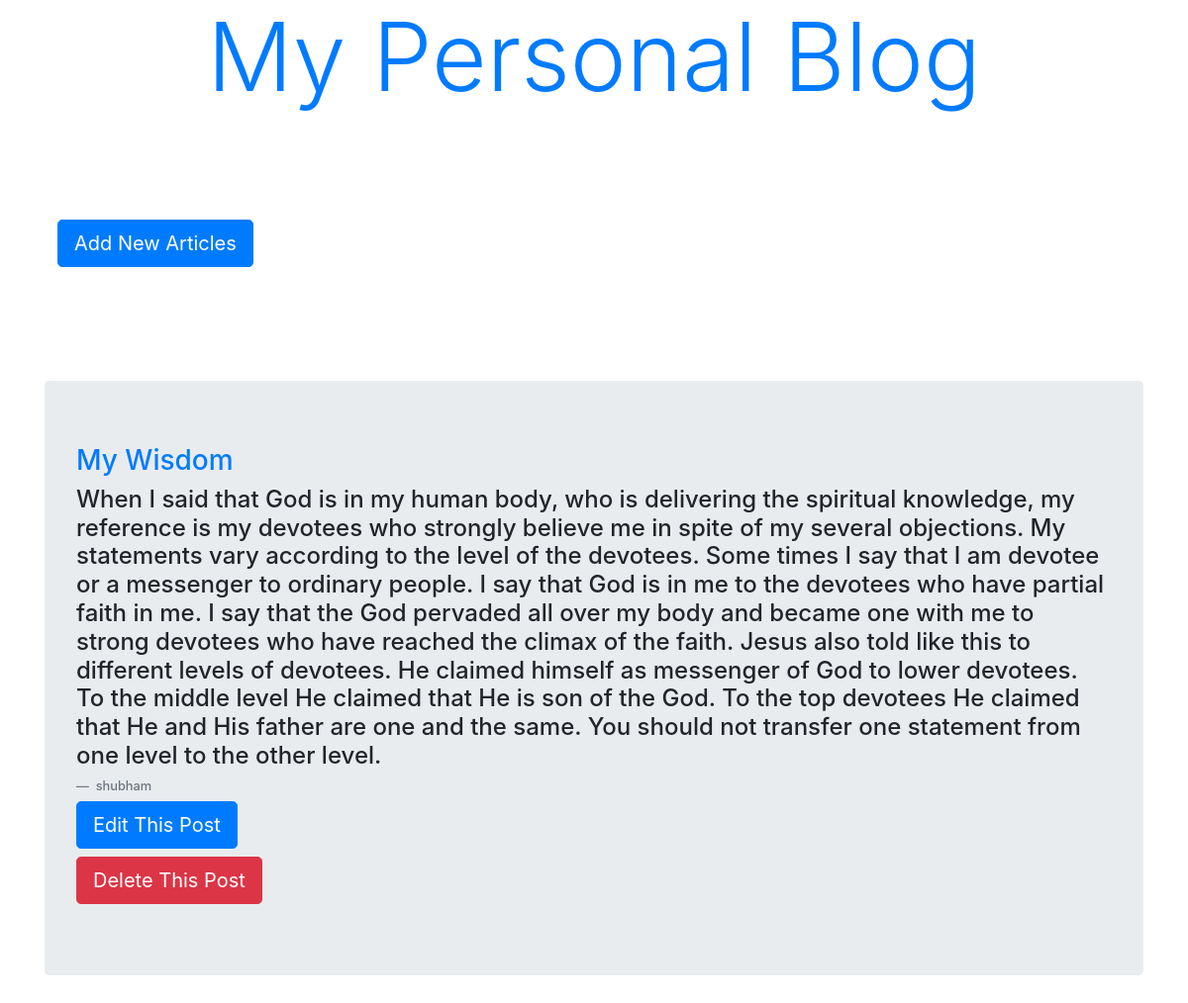
Screenshot of /article5 with the database file from the repository.
### articles/models.py (models this page shows, shortened)
class Articles(models.Model):
    author = models.ForeignKey(
        'auth.User',
        on_delete=models.CASCADE,
    )
    title = models.CharField(max_length=200)
    text = models.TextField()

### articles/views.py (the view)
# urls.py: path('article<int:pk>', views.ArticleDetailView.as_view(), name='article_page'),
class ArticleDetailView(DetailView):
    model = Articles
    template_name = 'detail.html'
    context_object_name = 'detail'

### templates/detail.html
{% extends 'base.html' %}
{% block content %}
<div class="articles">
        <h3><a href="#">{{ detail.title }}</a></h3>
        <h4>{{ detail.text }}</h4>
        <h4 class="blockquote-footer"> {{ detail.author }} </h4>
    </div>
    <h4><a href="{% url 'article_edit' detail.pk %}" class="btn btn-primary btn-lg">Edit This Post</a></h4>
    <h4><a href="{% url 'article_delete' detail.pk %}" class="btn btn-danger btn-lg">Delete This Post</a></h4>
{% endblock content %}

### rows the page displays
Articles: title "My Wisdom", text "When I said that God is in my human body, who is delivering the spiritual knowledge, my reference is my devotees who strongly believe me in spite of my several objections. My statements vary according to the level of the devotees. Some times I say that I am devotee or a messenger to ordinary people. I say that God is in me to the devotees who have partial faith in me. I say that the God pervaded all over my body and became one with me to strong devotees who have reached the climax of the faith. Jesus also told like this to different levels of devotees. He claimed himself as messenger of God to lower devotees. To the middle level He claimed that He is son of the God. To the top devotees He…", author "shubham"
